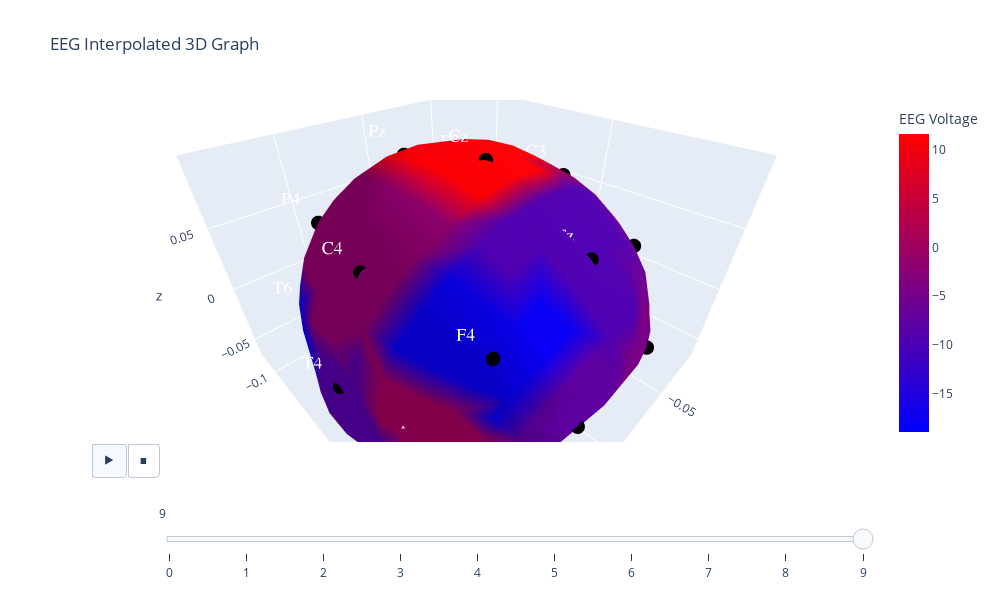

Notebook code cell kept with this figure:
### Code cell
fig = go.Figure(
    frames=[
        go.Frame(
            data=go.Mesh3d(
                x=np.array(standard_coord)[:, 0],
                y=np.array(standard_coord)[:, 1],
                z=np.array(standard_coord)[:, 2],
                colorscale="Bluered",
                colorbar_title="EEG Voltage",
                intensity=interpolated_time(x, y, z, k),
                intensitymode="vertex",
                alphahull=1,
                opacity=1,
            ),
            name=str(
                k
            ),  # you need to name the frame for the animation to behave properly
        )
        for k in nb_frames
    ]
)

# Add data to be displayed before animation starts
fig.add_trace(
    go.Mesh3d(
        x=np.array(standard_coord)[:, 0],
        y=np.array(standard_coord)[:, 1],
        z=np.array(standard_coord)[:, 2],
        colorscale="Bluered",
        colorbar_title="EEG Voltage",
        intensity=interpolated_time(x, y, z, 0),
        intensitymode="vertex",
        alphahull=1,
        opacity=1,
    )
)
fig.add_scatter3d(
    connectgaps=True,
    x=node_df["X"],
    y=node_df["Y"],
    z=node_df["Z"],
    text=node_df["channel"],
    mode="markers+text",
    marker={"size": 5, "color": "black"},
    textposition="top left",
    textfont=dict(family="sans serif", size=18, color="White"),
)


def frame_args(duration):
    return {
        "frame": {"duration": duration},
        "mode": "immediate",
        "fromcurrent": True,
        "transition": {"duration": duration, "easing": "linear", "redraw": False},
    }


sliders = [
    {
        "pad": {"b": 10, "t": 60},
        "len": 0.9,
        "x": 0.1,
        "y": 0,
        "steps": [
            {
                "args": [[f.name], frame_args(0)],
                "label": str(k),
                "method": "animate",
            }
            for k, f in enumerate(fig.frames)
        ],
    }
]


fig.update_layout(
    title="EEG Interpolated 3D Graph",
    width=1000,
    height=600,
    scene=dict(
        zaxis=dict(
            range=[
                np.nan_to_num(np.array(standard_coord)[:, 2].tolist()).min(),
                np.nan_to_num(np.array(standard_coord)[:, 2].tolist()).max(),
            ],
            autorange=False,
        ),
        aspectratio=dict(x=1.5, y=1.5, z=1),
    ),
    updatemenus=[
        {
            "buttons": [
                {
                    "args": [None, frame_args(0)],
                    "label": "&#9654;",  # play symbol
                    "method": "animate",
                },
                {
                    "args": [[None], frame_args(0)],
                    "label": "&#9724;",  # pause symbol
                    "method": "animate",
                },
            ],
            "direction": "left",
            "pad": {"r": 1, "t": 1},
            "type": "buttons",
            "x": 0.1,
            "y": 0,
        }
    ],
    sliders=sliders,
)

### Figure 1 — Plotly figure (JSON) as saved in the notebook; plotly's stock layout.template omitted (floating-point values rounded to 4 significant figures; data arrays with more than 128 entries replaced by an {"elided": "..."} marker saying what was removed)
{"data": [{"alphahull": 1, "colorbar": {"title": {"text": "EEG Voltage"}}, "colorscale": [[0, "rgb(0,0,255)"], [1, "rgb(255,0,0)"]], "intensity": {"elided": "343 float values"}, "intensitymode": "vertex", "opacity": 1, "type": "mesh3d", "x": {"elided": "343 float values"}, "y": {"elided": "343 float values"}, "z": {"elided": "343 float values"}}, {"connectgaps": true, "marker": {"color": "black", "size": 5}, "mode": "markers+text", "text": ["Fp1", "Fp2", "F7", "T3", "T5", "F3", "C3", "P3", "Fz", "Cz", "Pz", "F4", "C4", "P4", "F8", "T4", "T6", "O1", "O2"], "textfont": {"color": "White", "family": "sans serif", "size": 18}, "textposition": "top left", "type": "scatter3d", "x": [-0.02883, 0.02925, -0.06881, -0.08242, -0.07093, -0.0492, -0.064, -0.05191, 0.0003057, 0.0003926, 0.000318, 0.05076, 0.06573, 0.05451, 0.07153, 0.08332, 0.07154, -0.0288, 0.02922], "y": [0.08218, 0.08314, 0.04159, -0.01569, -0.07193, 0.05201, -0.01139, -0.07716, 0.0573, -0.008977, -0.07944, 0.05318, -0.01067, -0.07693, 0.0435, -0.01471, -0.07156, -0.1101, -0.1098], "z": [-0.006845, -0.006933, -0.01118, -0.009152, -0.002435, 0.04132, 0.06303, 0.05478, 0.06509, 0.09817, 0.0809, 0.03997, 0.06226, 0.05539, -0.01175, -0.009293, -0.002487, 0.008656, 0.008618]}], "layout": {"height": 600, "scene": {"aspectratio": {"x": 1.5, "y": 1.5, "z": 1}, "camera": {"center": {"x": 0, "y": 0, "z": 0}, "eye": {"x": 1.008, "y": 1.008, "z": 1.008}, "projection": {"type": "perspective"}, "up": {"x": 0, "y": 0, "z": 1}}, "zaxis": {"autorange": false, "range": [-0.06662, 0.09917], "type": "linear"}}, "sliders": [{"active": 9, "len": 0.9, "pad": {"b": 10, "t": 60}, "steps": [{"args": [["0"], {"frame": {"duration": 0}, "fromcurrent": true, "mode": "immediate", "transition": {"duration": 0, "easing": "linear", "redraw": false}}], "label": "0", "method": "animate"}, {"args": [["0"], {"frame": {"duration": 0}, "fromcurrent": true, "mode": "immediate", "transition": {"duration": 0, "easing": "linear", "redraw": false}}], "label": "1", "method": "animate"}, {"args": [["1"], {"frame": {"duration": 0}, "fromcurrent": true, "mode": "immediate", "transition": {"duration": 0, "easing": "linear", "redraw": false}}], "label": "2", "method": "animate"}, {"args": [["1"], {"frame": {"duration": 0}, "fromcurrent": true, "mode": "immediate", "transition": {"duration": 0, "easing": "linear", "redraw": false}}], "label": "3", "method": "animate"}, {"args": [["2"], {"frame": {"duration": 0}, "fromcurrent": true, "mode": "immediate", "transition": {"duration": 0, "easing": "linear", "redraw": false}}], "label": "4", "method": "animate"}, {"args": [["2"], {"frame": {"duration": 0}, "fromcurrent": true, "mode": "immediate", "transition": {"duration": 0, "easing": "linear", "redraw": false}}], "label": "5", "method": "animate"}, {"args": [["3"], {"frame": {"duration": 0}, "fromcurrent": true, "mode": "immediate", "transition": {"duration": 0, "easing": "linear", "redraw": false}}], "label": "6", "method": "animate"}, {"args": [["3"], {"frame": {"duration": 0}, "fromcurrent": true, "mode": "immediate", "transition": {"duration": 0, "easing": "linear", "redraw": false}}], "label": "7", "method": "animate"}, {"args": [["4"], {"frame": {"duration": 0}, "fromcurrent": true, "mode": "immediate", "transition": {"duration": 0, "easing": "linear", "redraw": false}}], "label": "8", "method": "animate"}, {"args": [["4"], {"frame": {"duration": 0}, "fromcurrent": true, "mode": "immediate", "transition": {"duration": 0, "easing": "linear", "redraw": false}}], "label": "9", "method": "animate"}], "x": 0.1, "y": 0}], "title": {"text": "EEG Interpolated 3D Graph"}, "updatemenus": [{"active": 0, "buttons": [{"args": [null, {"frame": {"duration": 0}, "fromcurrent": true, "mode": "immediate", "transition": {"duration": 0, "easing": "linear", "redraw": false}}], "label": "&#9654;", "method": "animate"}, {"args": [[null], {"frame": {"duration": 0}, "fromcurrent": true, "mode": "immediate", "transition": {"duration": 0, "easing": "linear", "redraw": false}}], "label": "&#9724;", "method": "animate"}], "direction": "left", "pad": {"r": 1, "t": 1}, "type": "buttons", "x": 0.1, "y": 0}], "width": 1000}}
